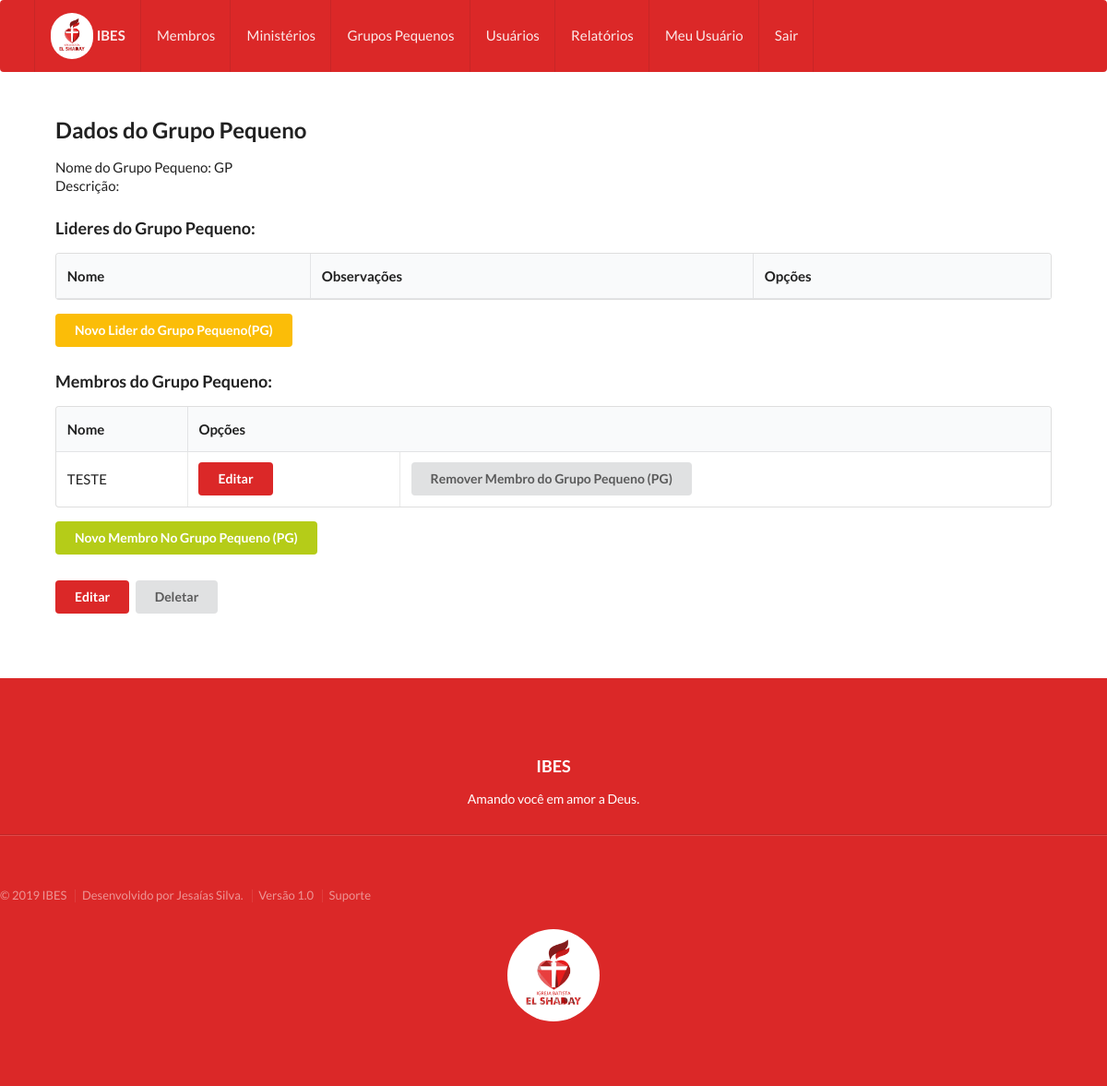
/grupos_pequenos/1/ (signed in), run on an earlier commit of the app's database.
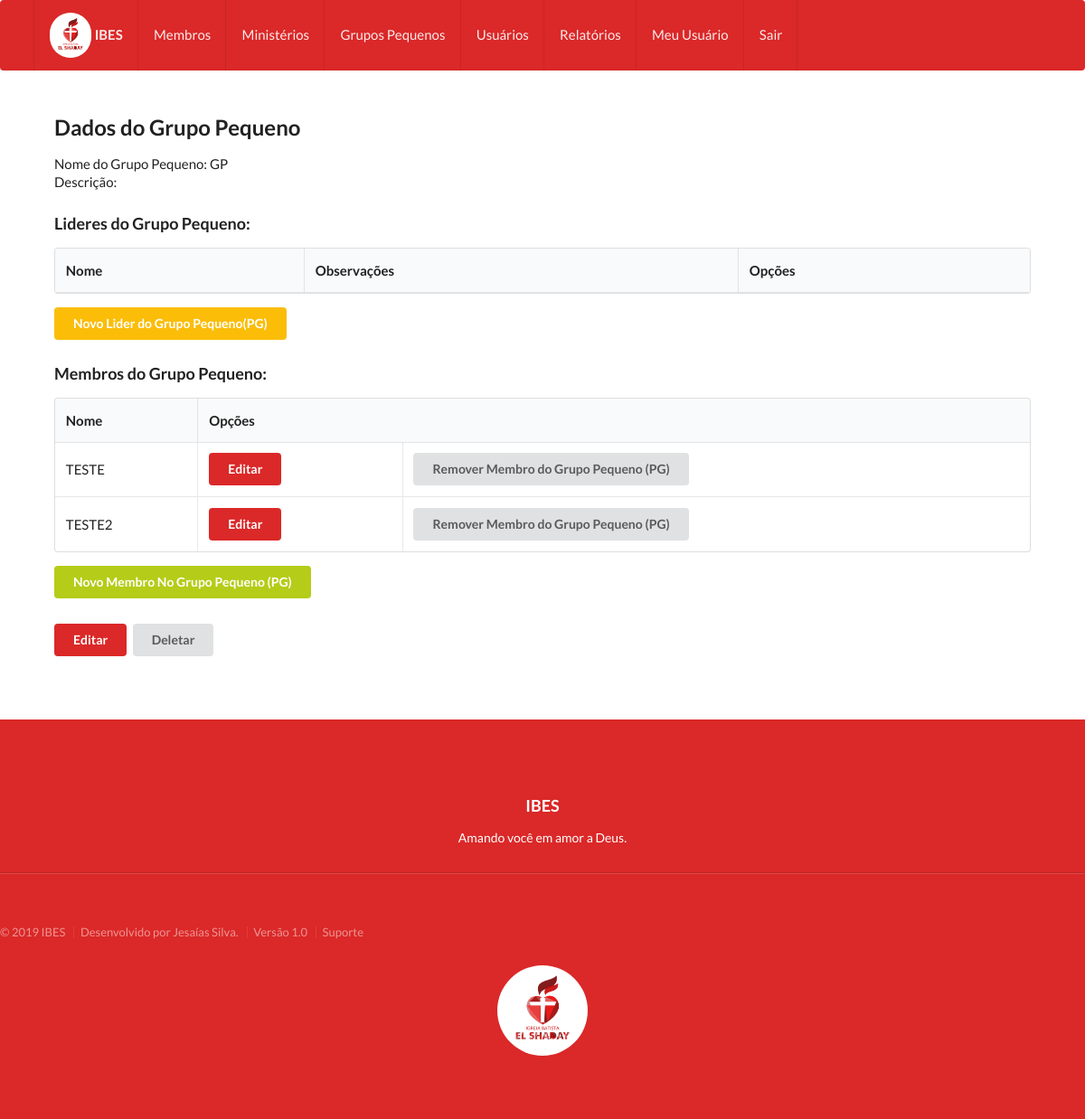
And on a later commit of the database.
### secretariaapp/models.py (models this page shows, shortened)
class Membro(models.Model):
    nome_completo = models.CharField(max_length=100 )
    sexo = models.ForeignKey(Sexo, on_delete=models.PROTECT)
    situacao = models.ForeignKey(Situacao, on_delete=models.PROTECT)
    data_situacao = models.DateField(blank=True,null=True)
    data_nascimento = models.DateField(default=datetime.now,blank=True,null=True)
    naturalidade = models.CharField(max_length=30,blank=True)
    uf_nascimento = models.ForeignKey(Uf, related_name = 'uf_nascimento', on_delete=models.PROTECT,null=True,blank=True)
    cpf = models.CharField(max_length=11,blank=True)
    rg = models.CharField(max_length=15,blank=True)
    endereco = models.CharField(max_length=50,blank=True)
    n = models.CharField(max_length=10,blank=True)
    bairro = models.CharField(max_length=50,blank=True)
    cidade = models.CharField(max_length=50)
    uf_endereco = models.ForeignKey(Uf, related_name = 'uf_endereco', on_delete=models.PROTECT)
    cep = models.CharField(max_length=10,blank=True)
    telefone_celular = models.CharField(max_length=15,blank=True)
    telefone_residencial = models.CharField(max_length=15,blank=True)
    telefone_comercial = models.CharField(max_length=15,blank=True)
    email = models.EmailField(max_length=254,blank=True)
    nome_responsavel = models.CharField(max_length=100,blank=True)
    estado_civil = models.ForeignKey(Estado_Civil, on_delete=models.PROTECT)
    nome_conjuge = models.CharField(max_length=100,blank=True)
    data_casascimento = models.DateField(blank=True,null=True)
    numero_filhos = models.PositiveIntegerField(default= 0)
    filho1 = models.CharField(max_length=100,blank=True)
    data_nascimento_filho1 = models.DateField(blank=True,null=True)
    filho2 = models.CharField(max_length=100,blank=True)
    data_nascimento_filho2 = models.DateField(blank=True,null=True)
    filho3 = models.CharField(max_length=100,blank=True)
    data_nascimento_filho3 = models.DateField(blank=True,null=True)
    outros_filhos = models.TextField(blank=True)
    escolaridade = models.ForeignKey(Escolaridade, on_delete=models.PROTECT)
    profisao = models.CharField(max_length=50,blank=True)
    economicamente_ativo = models.BooleanField(default = False)
    data_conversao = models.DateField(default=datetime.now,blank=True,null=True)
    data_batismo = models.DateField(default=datetime.now,blank=True,null=True)
    igreja_batismo = models.CharField(max_length=50,blank=True)
    pastor = models.CharField(max_length=100,blank=True)
    data_chegada_na_elshaday = models.DateField(default=datetime.now,blank=True,null=True)
    origem = models.ForeignKey(Origem, on_delete=models.PROTECT,blank=True,null=True)
    ministerios_que_deseja_participar = models.CharField(max_length=100, blank=True)
    participa_grupo_pequeno = models.BooleanField(default = False)
    grupo_pequeno = models.ForeignKey(Grupo_Pequeno, on_delete=models.PROTECT,blank=True,null=True)
    trilha_discipulado = models.ManyToManyField(Trilha_Discipulado, blank=True)
    obs = models.TextField(blank=True)

### secretariaapp/views.py (the view)
# urls.py: url(r'^grupos_pequenos/(?P<pk>[0-9]+)/$',login_required(grupo_pequenoDetalhes),name='grupo_pequenoDetalhes'),
def grupo_pequenoDetalhes(request,pk):
    forcar_nao_repetir_lider_GP()
    if not request.user.perfil.gerenciar_Grupos_Pequenos:
        return redirect('/sempermissao')
    if forcar_user_atualizar_perfil(request) :
        return redirect('/meu_perfil/update/')
    try:
        grupo_pequeno = Grupo_Pequeno.objects.get(pk=pk)
        membros = Membro.objects.filter(grupo_pequeno = grupo_pequeno).order_by('nome_completo')
        lider_grupo_pequeno = Lider_Grupo_Pequeno.objects.filter(grupo_pequeno = grupo_pequeno).order_by('lider')
    except Exception as e:
        return redirect('/grupos_pequenos')
    return render(request,'grupo_pequeno_detalhes.html',{'grupo_pequeno':grupo_pequeno, 'membros': membros, 'lider_grupo_pequeno':lider_grupo_pequeno})

### secretariaapp/views.py (called while the page is built, shortened)
def forcar_user_atualizar_perfil(request):
    usuario = request.user
    perfil = Perfil.objects.get(user=usuario)
    espaco = 0
    numero = 0
    if perfil.nome_completo is None or perfil.email is None :
        return True
    for caracter in perfil.nome_completo:
        if caracter in ' ':
            espaco = espaco + 1
        if caracter in '0123456789':
            numero = numero + 1
    if len(perfil.nome_completo) <10  or len(perfil.email) < 10 or espaco == 0 or numero > 0:
        return True
    return False

def forcar_nao_repetir_lider_GP():
    cont = 1
    while cont < 2:
        lider_grupo_pequeno1 = Lider_Grupo_Pequeno.objects.all()
        lider_grupo_pequeno2 = Lider_Grupo_Pequeno.objects.all()
        cont = cont + 1

### secretariaapp/templates/grupo_pequeno_detalhes.html (shortened to what this page needs)
{% include 'cabecalho.html' %}
<div class="corpo_app">
        <h2>Dados do Grupo Pequeno</h2>
        <div class="field">
          <label>Nome do Grupo Pequeno: </label>
          {{grupo_pequeno.nome}}
        </div>
        <div class="field">
          <label>Descrição: </label>
        </div>
        <h3>Lideres do Grupo Pequeno: </h3>
        <table  class="ui celled table" >
          <thead>
            <tr>
              <th>Nome</th>
              <th>Observações</th>
              <th colspan="2"> Opções</th>
            </tr>
          </thead>
        </table>
        <a href="{% url 'secretariaapp:lider_do_grupo_pequeno' grupo_pequeno.pk %}" class="ui button yellow" > Novo Lider do Grupo Pequeno(PG) </a>
        <h3>Membros do Grupo Pequeno: </h3>
        <table  class="ui celled table" >
          <thead>
            <tr>
              <th>Nome</th>
              <th colspan="2"> Opções</th>
            </tr>
          </thead>
          <tbody>
              {% for membro in membros  %}
              <tr>
                <td>{{  membro.nome_completo }}</td>
                <td><a href="{% url 'secretariaapp:membro_especifico_no_grupo_pequenoNew' membro.pk  %}" class="ui red button" > Editar </a></td>
                <td><a href="{% url 'secretariaapp:remover_membro_pg' membro.pk grupo_pequeno.pk  %}" class="ui button"  > Remover Membro do Grupo Pequeno (PG) </a></td>
              </tr>
            {% endfor %}
          </tbody>
        </table>
        <a href="{% url 'secretariaapp:membro_grupo_pequeno_especificoNew' grupo_pequeno.pk %}" class="ui button olive" > Novo Membro No Grupo Pequeno (PG) </a>
        <div class="">
          <h1></h1>
          <a href="{% url 'secretariaapp:grupo_pequenoUpdate' grupo_pequeno.pk  %}" class="ui red button" > Editar </a>
          <a href="{% url 'secretariaapp:grupo_pequenoDelete' grupo_pequeno.pk  %}" class="ui button"  > Deletar</a>
        </div>
</div>
{% include 'rodape.html' %}

What changed in the data, as far as the page shows it:
now on this page (row edited): Membro: nome_completo "TESTE2"
